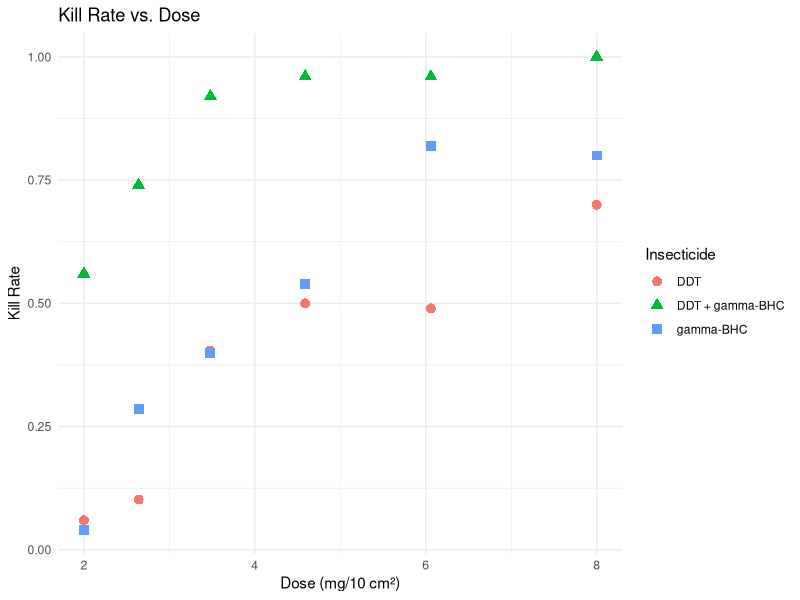
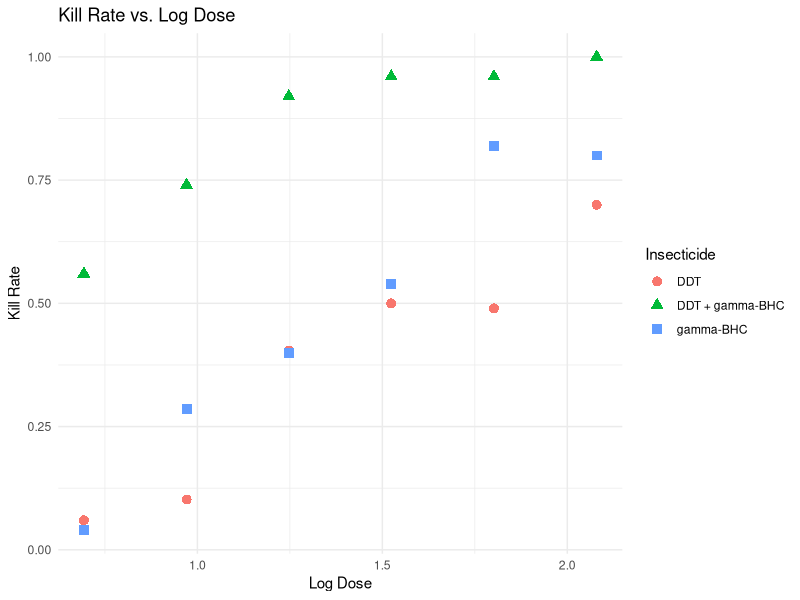
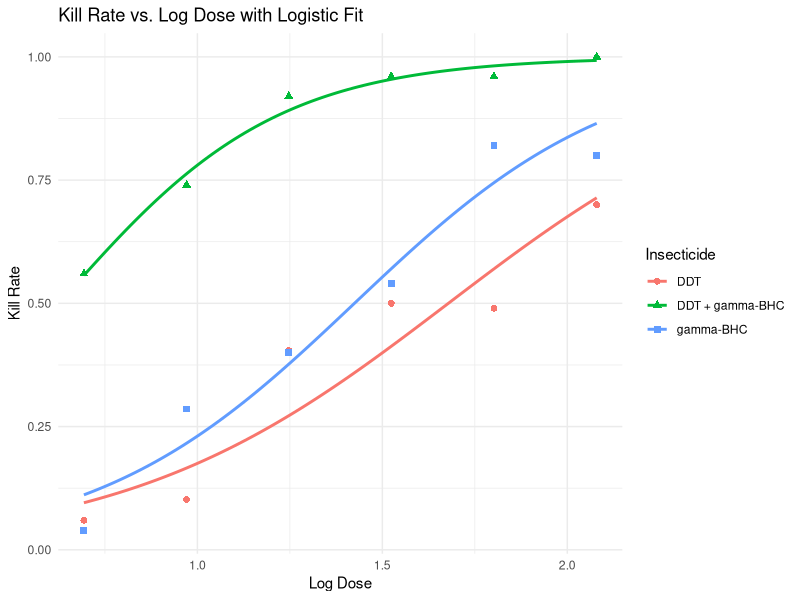

Reproduce these figures in R, in order.
## ---- chunk 1
#| echo: false
# Create the data frame
data <- data.frame(
  Insecticide = rep(c("DDT", "gamma-BHC", "DDT + gamma-BHC"), each = 6),
  Dose = rep(c(2.00, 2.64, 3.48, 4.59, 6.06, 8.00), times = 3),
  Killed = c(3, 5, 19, 19, 24, 35, 2, 14, 20, 27, 41, 40, 28, 37, 46, 48, 48, 50),
  Total = c(50, 49, 47, 38, 49, 50, 50, 49, 50, 50, 50, 50, 50, 50, 50, 50, 50, 50)
)

# Calculate kill rates and log dose
data$KillRate <- data$Killed / data$Total
data$LogDose <- log(data$Dose)
## ---- chunk 2
#| echo: false
# Load necessary library
library(ggplot2)

# Plot Kill Rate vs Dose
ggplot(data, aes(x = Dose, y = KillRate, color = Insecticide, shape = Insecticide)) +
  geom_point(size = 3) +
  labs(title = "Kill Rate vs. Dose", x = "Dose (mg/10 cm²)", y = "Kill Rate") +
  theme_minimal()

# Plot Kill Rate vs Log Dose
ggplot(data, aes(x = LogDose, y = KillRate, color = Insecticide, shape = Insecticide)) +
  geom_point(size = 3) +
  labs(title = "Kill Rate vs. Log Dose", x = "Log Dose", y = "Kill Rate") +
  theme_minimal()
## ---- chunk 3
#| echo: false
# Fit logistic regression models
models <- lapply(split(data, data$Insecticide), function(df) {
  glm(cbind(Killed, Total - Killed) ~ LogDose, data = df, family = binomial)
})

# Generate predictions for plotting
dose_seq <- seq(min(data$LogDose), max(data$LogDose), length.out = 100)
predictions <- data.frame(LogDose = dose_seq)

for (insecticide in names(models)) {
  model <- models[[insecticide]]
  predictions[[insecticide]] <- predict(model, 
                                        newdata = data.frame(LogDose = dose_seq), type = "response")
}

# Reshape the data for plotting
library(reshape2)
pred_melt <- melt(predictions, id.vars = "LogDose", variable.name = "Insecticide", value.name = "PredictedKillRate")
## ---- chunk 4
#| echo: false
# Plot Kill Rate vs Log Dose with fitted curves
ggplot() +
  geom_point(data = data, aes(x = LogDose, y = KillRate, color = Insecticide, shape = Insecticide), size = 2) +
  geom_line(data = pred_melt, aes(x = LogDose, y = PredictedKillRate, color = Insecticide), linewidth = 1) +
  labs(title = "Kill Rate vs. Log Dose with Logistic Fit", x = "Log Dose", y = "Kill Rate") +
  theme_minimal()
## ---- chunk 5
# Parallel lines model
parallel_model <- glm(cbind(Killed, Total - Killed) ~ 
                         Insecticide + LogDose,
                      data = data, family = binomial)

# Non-parallel lines model (interaction between Insecticide and LogDose)
nonparallel_model <- glm(cbind(Killed, Total - Killed) ~ 
                            Insecticide * LogDose,
                         data = data, family = binomial)
## ---- chunk 6
# Perform likelihood ratio test
anova(parallel_model, nonparallel_model, test = "Chisq")
## ---- chunk 7
#| echo: false
# Fit the parallel lines model
parallel_model <- glm(cbind(Killed, Total - Killed) ~ Insecticide + LogDose, data = data, family = binomial)
summary(parallel_model)
## ---- chunk 8
#| echo: false
# Coefficients
coeffs <- coef(parallel_model)
beta_comb <- coeffs["InsecticideDDT + gamma-BHC"]
beta_ddt <- coeffs["InsecticideDDT"]
beta_gamma <- coeffs["Insecticidegamma-BHC"]
beta_logdose <- coeffs["LogDose"]

# Covariance matrix
cov_matrix <- vcov(parallel_model)
## ---- chunk 9
#| echo: false
# Part (e): Estimate the potency of the combination relative to each of the components using the Delta method

# Fit the parallel lines model
parallel_model <- glm(cbind(Killed, Total - Killed) ~ Insecticide + LogDose, data = data, family = binomial)

# Extract coefficients
coeffs <- coef(parallel_model)
beta_LogDose <- coeffs["LogDose"]

# Extract covariance matrix
cov_matrix <- vcov(parallel_model)

# Relative Potency calculations and confidence intervals for all comparisons
# Initialize a list to store results
results <- list()

# Critical value for 90% CI
z_value <- qnorm(0.95)  # For 90% CI

# Comparisons to make
comparisons <- list(
  list(name = "Combination vs DDT",
       beta_diff = coeffs["InsecticideDDT + gamma-BHC"],
       var_diff = cov_matrix["InsecticideDDT + gamma-BHC", "InsecticideDDT + gamma-BHC"]),
  list(name = "Combination vs gamma-BHC",
       beta_diff = coeffs["InsecticideDDT + gamma-BHC"] - coeffs["Insecticidegamma-BHC"],
       var_diff = cov_matrix["InsecticideDDT + gamma-BHC", "InsecticideDDT + gamma-BHC"] +
                  cov_matrix["Insecticidegamma-BHC", "Insecticidegamma-BHC"] -
                  2 * cov_matrix["InsecticideDDT + gamma-BHC", "Insecticidegamma-BHC"]),
  list(name = "gamma-BHC vs DDT",
       beta_diff = coeffs["Insecticidegamma-BHC"],
       var_diff = cov_matrix["Insecticidegamma-BHC", "Insecticidegamma-BHC"])
)

# Loop over comparisons and calculate relative potency and confidence intervals
for (comp in comparisons) {
  diff_beta <- comp$beta_diff
  var_diff <- comp$var_diff
  
  rel_potency <- exp(-diff_beta / beta_LogDose)
  se_logR <- sqrt(var_diff / beta_LogDose^2)
  
  lower <- exp(-(diff_beta + z_value * se_logR) / beta_LogDose)
  upper <- exp(-(diff_beta - z_value * se_logR) / beta_LogDose)
  
  # Store results
  results[[comp$name]] <- list(
    rel_potency = rel_potency,
    lower = lower,
    upper = upper
  )
}

# Display results
for (name in names(results)) {
  cat("Relative Potency (", name, "): ", round(results[[name]]$rel_potency, 3), "\n", sep = "")
  cat("90% Confidence Interval: [", round(results[[name]]$lower, 3), ", ", round(results[[name]]$upper, 3), "]\n\n", sep = "")
}
## ---- chunk 10
#| echo: false
# Part (f): Use Fieller's method to obtain 90% confidence intervals for relative potencies

# Fit the parallel lines model (if not already done)
# parallel_model <- glm(cbind(Killed, Total - Killed) ~ Insecticide + LogDose, data = data, family = binomial)

# Extract coefficients and covariance matrix
coeffs <- coef(parallel_model)
cov_matrix <- vcov(parallel_model)

beta_LogDose <- coeffs["LogDose"]
var_beta_LogDose <- cov_matrix["LogDose", "LogDose"]

# Critical value for 90% CI
t_value <- qnorm(0.95)  # For 90% CI

# Initialize a list to store results
fieller_results <- list()

# Comparisons to make
comparisons <- list(
  list(name = "Combination vs DDT",
       beta_diff = coeffs["InsecticideDDT + gamma-BHC"],
       var_beta_diff = cov_matrix["InsecticideDDT + gamma-BHC", "InsecticideDDT + gamma-BHC"],
       cov_diff_slope = cov_matrix["InsecticideDDT + gamma-BHC", "LogDose"]),
  list(name = "Combination vs gamma-BHC",
       beta_diff = coeffs["InsecticideDDT + gamma-BHC"] - coeffs["Insecticidegamma-BHC"],
       var_beta_diff = cov_matrix["InsecticideDDT + gamma-BHC", "InsecticideDDT + gamma-BHC"] +
                       cov_matrix["Insecticidegamma-BHC", "Insecticidegamma-BHC"] -
                       2 * cov_matrix["InsecticideDDT + gamma-BHC", "Insecticidegamma-BHC"],
       cov_diff_slope = cov_matrix["InsecticideDDT + gamma-BHC", "LogDose"] -
                        cov_matrix["Insecticidegamma-BHC", "LogDose"]),
  list(name = "gamma-BHC vs DDT",
       beta_diff = coeffs["Insecticidegamma-BHC"],
       var_beta_diff = cov_matrix["Insecticidegamma-BHC", "Insecticidegamma-BHC"],
       cov_diff_slope = cov_matrix["Insecticidegamma-BHC", "LogDose"])
)

# Function to compute Fieller's confidence intervals
fieller_ci <- function(a, b, var_a, var_b, cov_ab, t) {
  # Coefficients of the quadratic equation
  A <- var_b - (b^2) / t^2
  B <- -2 * (cov_ab - (a * b) / t^2)
  C <- var_a - (a^2) / t^2
  
  discriminant <- B^2 - 4 * A * C
  
  if (A == 0) {
    # Linear case
    root <- -C / B
    return(c(root, root))
  } else if (discriminant < 0) {
    # No real roots
    return(c(NA, NA))
  } else {
    sqrt_discriminant <- sqrt(discriminant)
    root1 <- (-B + sqrt_discriminant) / (2 * A)
    root2 <- (-B - sqrt_discriminant) / (2 * A)
    return(sort(c(root1, root2)))
  }
}

# Loop over comparisons and calculate Fieller's confidence intervals
for (comp in comparisons) {
  a <- comp$beta_diff
  b <- comp$beta_LogDose <- beta_LogDose
  var_a <- comp$var_beta_diff
  var_b <- var_beta_LogDose
  cov_ab <- comp$cov_diff_slope
  
  t <- t_value
  
  # Compute Fieller's confidence interval for the ratio theta = -a / b
  ci_theta <- fieller_ci(a, b, var_a, var_b, cov_ab, t)
  
  # Compute the confidence interval for R
  ci_R <- exp(ci_theta)
  
  # Compute the point estimate
  R_hat <- exp(-a / b)
  
  # Store results
  fieller_results[[comp$name]] <- list(
    R_hat = R_hat,
    lower = min(ci_R, na.rm = TRUE),
    upper = max(ci_R, na.rm = TRUE)
  )
}

# Display results
for (name in names(fieller_results)) {
  result <- fieller_results[[name]]
  cat("Fieller's 90% CI for Relative Potency (", name, "):\n", sep = "")
  cat("Point Estimate: ", round(result$R_hat, 3), "\n", sep = "")
  if (is.na(result$lower) || is.na(result$upper)) {
    cat("Confidence Interval: Unable to compute (no real roots)\n\n")
  } else {
    cat("90% Confidence Interval: [", round(result$lower, 3), ", ", round(result$upper, 3), "]\n\n", sep = "")
  }
}
## ---- chunk 11
# Fit the model with cloglog link
cloglog_model <- glm(cbind(Killed, Total - Killed) ~ Insecticide + LogDose,
                     data = data, family = binomial(link = "cloglog"))
summary(cloglog_model)
## ---- chunk 12
# Target kill rate
p <- 0.99
logit_p <- qlogis(p)
# Estimate log(D)
logD <- (logit_p - beta_comb) / beta_logdose
Dose_99 <- exp(logD)
# Variance of log(D)
var_logD <- (cov_matrix["InsecticideDDT + gamma-BHC", 
                        "InsecticideDDT + gamma-BHC"] +
             (logD)^2 * cov_matrix["LogDose", "LogDose"] -
             2 * logD * cov_matrix["InsecticideDDT + gamma-BHC", 
                                   "LogDose"]) / beta_logdose^2
# Standard error
se_logD <- sqrt(var_logD)
# 90% Confidence Interval
z_value <- qnorm(0.95)
lower_logD <- logD - z_value * se_logD
upper_logD <- logD + z_value * se_logD
lower_Dose <- exp(lower_logD)
upper_Dose <- exp(upper_logD)

## ---- chunk 13
#| echo: false
cat("Dose Estimate: ", round(Dose_99, 3), sep = "")
cat("\n90% Confidence Interval: [", lower_Dose, ", ", 
    round(upper_Dose, 3), "]\n\n", sep = "")

